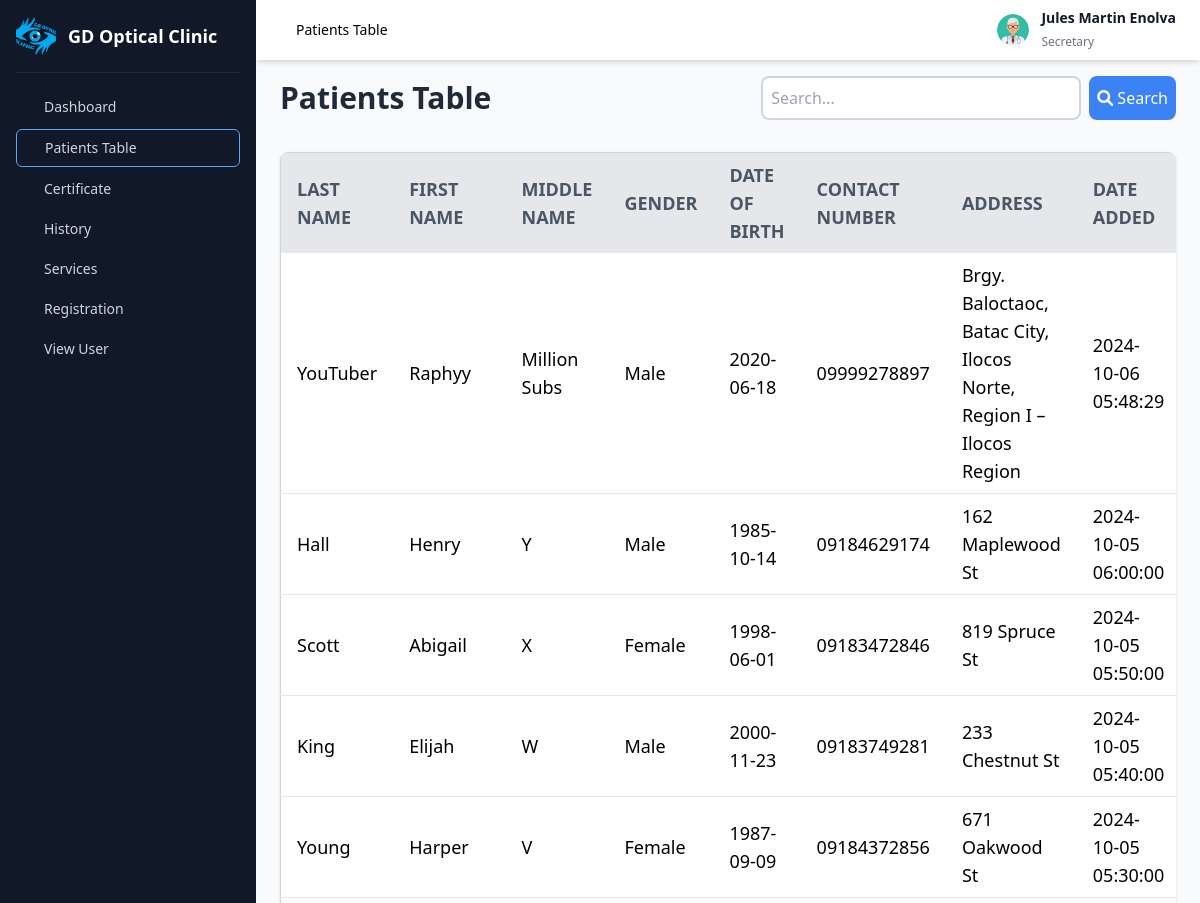
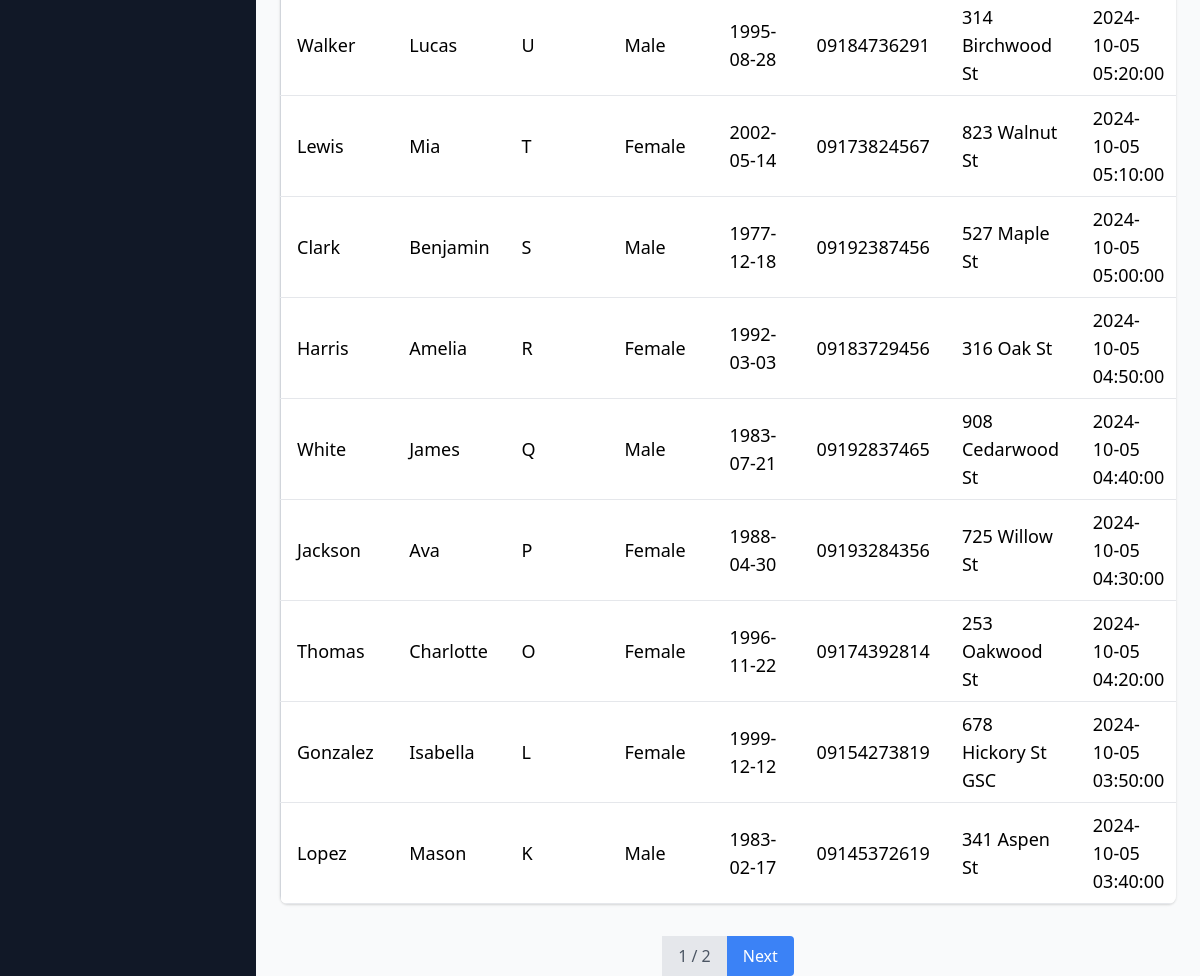
Page /pages/doctor_table.php (signed in) on the earlier database version (2 pictures, top to bottom).
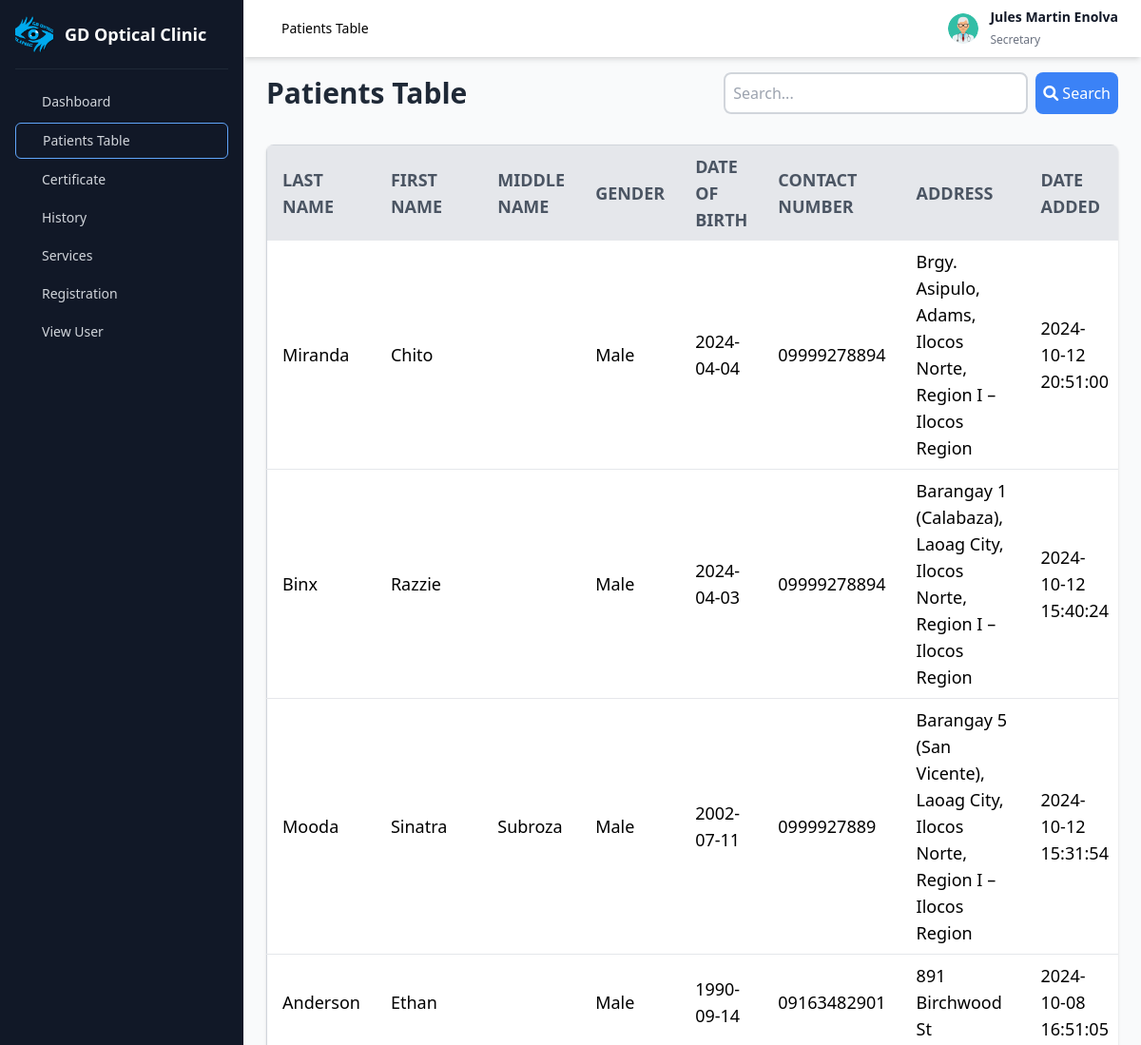
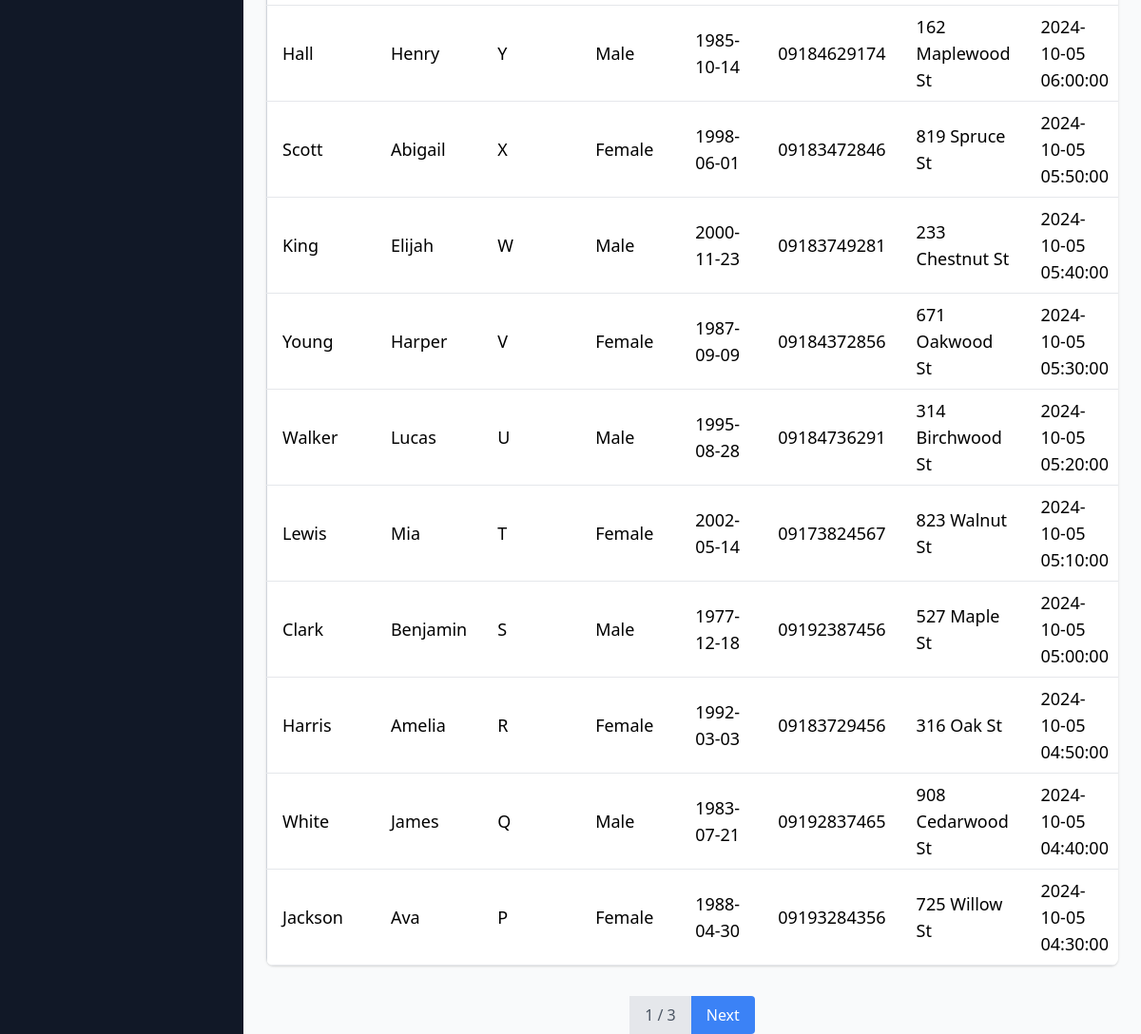
Same page on the later database version (2 pictures, top to bottom).
### tables this page shows
CREATE TABLE `patients` (
  `patients_id` int(6) NOT NULL,
  `first_name` varchar(255) NOT NULL,
  `last_name` varchar(255) NOT NULL,
  `middle_name` varchar(255) DEFAULT NULL,
  `address` varchar(255) NOT NULL,
  `medication_history` text DEFAULT NULL,
  `date_of_birth` date NOT NULL,
  `gender` varchar(10) NOT NULL,
  `contact_no` varchar(15) NOT NULL,
  `date_added` timestamp NOT NULL DEFAULT current_timestamp() ON UPDATE current_timestamp(),
  `medical_history` text DEFAULT NULL,
  `previous_eye_conditions` text DEFAULT NULL,
  `additional_notes` text DEFAULT NULL,
  `allergies` varchar(255) DEFAULT NULL,
  `allergy_specify` varchar(255) DEFAULT NULL,
  `eye_conditions` varchar(255) DEFAULT NULL,
  `eye_conditions_specify` varchar(255) DEFAULT NULL
);

### pages/doctor_table.php (the view, shortened to what the changed rows need)
<?php
include('db.php');
$search = isset($_GET['search']) ? $_GET['search'] : '';
$page = isset($_GET['page']) ? (int)$_GET['page'] : 1;
$limit = 14;
$offset = ($page - 1) * $limit;
$sql = "SELECT patients_id, last_name, first_name, middle_name, gender, date_of_birth, contact_no, address, date_added FROM patients
        WHERE last_name LIKE ?
        OR first_name LIKE ?
        OR middle_name LIKE ?
        OR contact_no LIKE ?
        OR address LIKE ?
        OR date_added LIKE ?
        ORDER BY date_added DESC
        LIMIT ? OFFSET ?";
$stmt = $conn->prepare($sql);
$search_param = "%$search%";
if (!$stmt->bind_param("ssssssii", $search_param, $search_param, $search_param, $search_param, $search_param, $search_param, $limit, $offset)) {
    die("Error binding parameters: " . $stmt->error);
}
if (!$stmt->execute()) {
    die("Error executing statement: " . $stmt->error);
}
$result = $stmt->get_result();
$total_sql = "SELECT COUNT(*) FROM patients WHERE last_name LIKE ? OR first_name LIKE ? OR middle_name LIKE ? OR contact_no LIKE ? OR address LIKE ? OR date_added LIKE ?";
$total_stmt = $conn->prepare($total_sql);
$total_stmt->bind_param("ssssss", $search_param, $search_param, $search_param, $search_param, $search_param, $search_param);
$total_stmt->execute();
$total_result = $total_stmt->get_result();
$total_count = $total_result->fetch_row()[0];
$total_pages = ceil($total_count / $limit);
?>
<!DOCTYPE html>
<html lang="en">
<head>
    <link rel="stylesheet" href="https://cdnjs.cloudflare.com/ajax/libs/font-awesome/6.0.0-beta3/css/all.min.css">
    <link href="https://unpkg.com/tailwindcss@2.2.19/dist/tailwind.min.css" rel="stylesheet">
</head>
<body class="bg-gray-100">
    <main class="w-full md:w-[calc(100%-256px)] md:ml-64 bg-gray-50 min-h-screen transition-all main">
<div class="flex items-center justify-between px-6 py-4">
    <h2 class="text-3xl font-semibold text-gray-800">Patients Table</h2>
</div>
        <div class="table-container px-6 py-4">
            <div class="overflow-x-auto bg-white rounded-lg shadow">
                <table class="min-w-full bg-white border border-gray-300">
                    <thead>
                        <tr class="bg-gray-200 text-gray-600 text-left text-lg uppercase font-semibold">
                            <th class="py-2 px-4">Last Name</th>
                            <th class="py-2 px-4">First Name</th>
                            <th class="py-2 px-4">Middle Name</th>
                            <th class="py-2 px-4">Gender</th>
                            <th class="py-2 px-4">Date of Birth</th>
                            <th class="py-2 px-4">Contact Number</th>
                            <th class="py-2 px-4">Address</th>
                            <th class="py-2 px-4">Date Added</th>
                        </tr>
                    </thead>
                    <tbody>
                        <?php
                        if ($result->num_rows > 0) {
                            while($row = $result->fetch_assoc()) {
                                echo "<tr class='border-b border-gray-200 hover:bg-gray-100 text-lg'>
                                        <td class='py-2 px-4'>{$row['last_name']}</td>
                                        <td class='py-2 px-4'>{$row['first_name']}</td>
                                        <td class='py-2 px-4'>{$row['middle_name']}</td>
                                        <td class='py-2 px-4'>{$row['gender']}</td>
                                        <td class='py-2 px-4'>{$row['date_of_birth']}</td>
                                        <td class='py-2 px-4'>{$row['contact_no']}</td>
                                        <td class='py-2 px-4'>{$row['address']}</td>
                                        <td class='py-2 px-4'>{$row['date_added']}</td>
                                        <td class='py-2 px-4'>
                                            <a href='doctor_view.php?id={$row['patients_id']}' class='action-btn view text-blue-500 hover:text-blue-700'><i class='fa fa-eye'></i></a>
                                            <a href='?delete_id={$row['patients_id']}' class='action-btn delete text-red-500 hover:text-red-700' onclick='return confirm(\"Are you sure you want to delete this record?\")'><i class='fa fa-trash'></i></a>
                                        </td>
                                      </tr>";
                            }
                        } else {
                            echo "<tr><td colspan='9' class='py-2 px-4 text-center text-gray-500'>No records found</td></tr>";
                        }
                        ?>
                    </tbody>
                </table>
            </div>
        </div>
        <div class="flex justify-center mt-4">
            <span class="px-4 py-2 bg-gray-200 text-gray-600"><?php echo $page; ?> / <?php echo $total_pages; ?></span>
            <?php if ($page < $total_pages): ?>
                <a href="?page=<?php echo $page + 1; ?>&search=<?php echo htmlspecialchars($search); ?>" class="px-4 py-2 bg-blue-500 text-white rounded-r hover:bg-blue-600">Next</a>
            <?php endif; ?>
        </div>
    </main>
    <?php include('doctor_homepage.php'); ?>
</body>
</html>

Differences in the rows shown:
removed patients: last_name "YouTuber", first_name "Raphyy", middle_name "Million Subs", gender "Male", date_of_birth "2020-06-18", contact_no "09999278897", address "Brgy. Baloctaoc, Batac City, Ilocos Norte, Region I – Ilocos Region", date_added "2024-10-06 05:48:29"
no longer on this page (row unchanged): patients: last_name "Thomas", first_name "Charlotte", middle_name "O", gender "Female", date_of_birth "1996-11-22", contact_no "09174392814", address "253 Oakwood St", date_added "2024-10-05 04:20:00"
no longer on this page (row edited): patients: last_name "Gonzalez", first_name "Isabella", middle_name "L", gender "Female", date_of_birth "1999-12-12", contact_no "09154273819", address "678 Hickory St GSC", date_added "2024-10-05 03:50:00"
no longer on this page (row unchanged): patients: last_name "Lopez", first_name "Mason", middle_name "K", gender "Male", date_of_birth "1983-02-17", contact_no "09145372619", address "341 Aspen St", date_added "2024-10-05 03:40:00"
added patients: last_name "Miranda", first_name "Chito", gender "Male", date_of_birth "2024-04-04", contact_no "09999278894", address "Brgy. Asipulo, Adams, Ilocos Norte, Region I – Ilocos Region", date_added "2024-10-12 20:51:00"
added patients: last_name "Binx", first_name "Razzie", gender "Male", date_of_birth "2024-04-03", contact_no "09999278894", address "Barangay 1 (Calabaza), Laoag City, Ilocos Norte, Region I – Ilocos Region", date_added "2024-10-12 15:40:24"
added patients: last_name "Mooda", first_name "Sinatra", middle_name "Subroza", gender "Male", date_of_birth "2002-07-11", contact_no "0999927889", address "Barangay 5 (San Vicente), Laoag City, Ilocos Norte, Region I – Ilocos Region", date_added "2024-10-12 15:31:54"
added patients: last_name "Anderson", first_name "Ethan", gender "Male", date_of_birth "1990-09-14", contact_no "09163482901", address "891 Birchwood St", date_added "2024-10-08 16:51:05"
Other differences:
$total_pages: "2" → "3"
